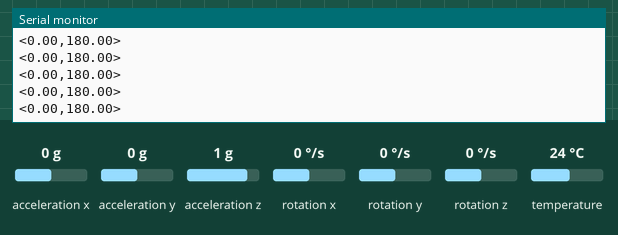
Recording of a sketch running on a simulated Arduino Uno, built with avr-gcc and run on an emulated ATmega328P. On the bench: the last lines printed to the serial monitor. Inputs (shaded band) come from the test bench; at power-on: acceleration x 0 g, acceleration y 0 g, acceleration z 1 g, rotation x 0 °/s, rotation y 0 °/s, rotation z 0 °/s, temperature 24 °C.

Above: at 1.2 s.
1.3 s: acceleration x set to -1.4 g
At 2.3 s:
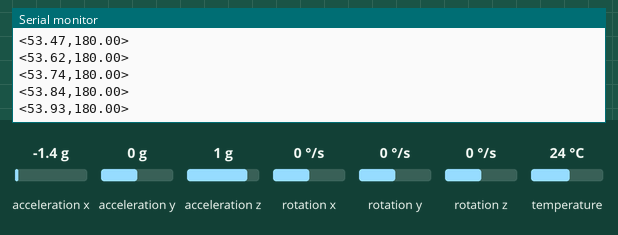
2.8 s: acceleration y set to -1.4 g
At 3.5 s:
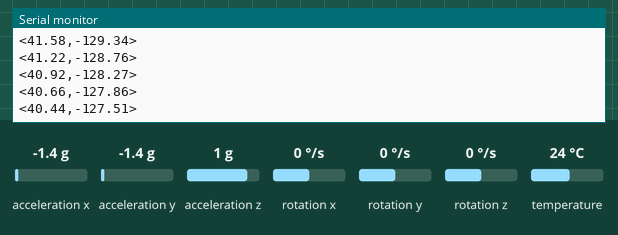
4.3 s: acceleration z set to -1.4 g
At 4.9 s:
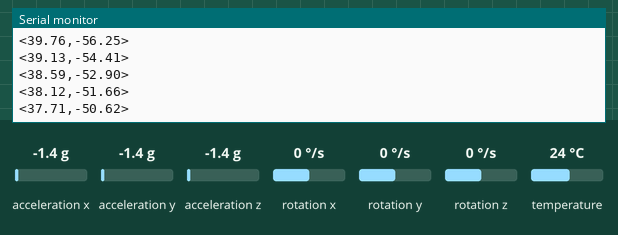
Timing chart, 0 to 7.3 s (numbered marks = the images above; inputs shaded):
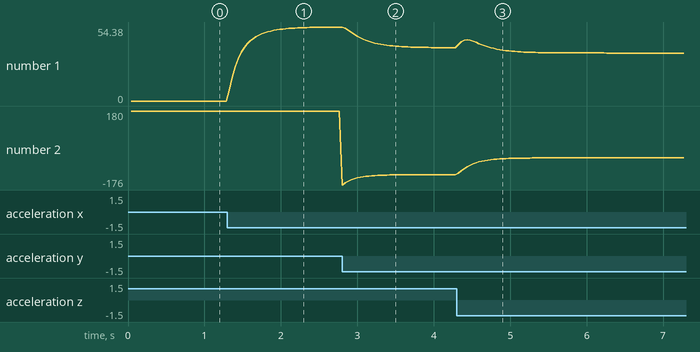

Measured:
- after the input at 1.3 s, the serial monitor: prints a new line at once (image 1)
- after the input at 2.8 s, the serial monitor: prints a new line at once (image 2)
- plotted number 1: 0 → 54.38 after the input at 1.3 s, 54.38 → 39.19 after the input at 2.8 s
- plotted number 2: 180 → -125.61 after the input at 2.8 s

The sketch:

TiltSensingV4.ino
```cpp
#include <Adafruit_MPU6050.h>
#include <Adafruit_Sensor.h>
#include <Wire.h>
#include <math.h>

Adafruit_MPU6050 mpu;

//Filter variables
float filteredX = 0;
float filteredY = 0;
float filteredZ = 0;
float alpha = 0.05; //Adjust this (0.05 to 0.5) to balance smoothness vs lag

unsigned long lastReportTime = 0;
const unsigned long reportInterval = 33; // 0.033 seconds or about 30fps

void setup() {
  Serial.begin(115200);
  while (!Serial) delay(10); // Wait for serial port to open

  // Initialize the sensor
  if (!mpu.begin()) {
    while (1) { delay(10); } //error in wiring
  }

  //Set filter with a baseline reading
  sensors_event_t a, g, temp;
  mpu.getEvent(&a, &g, &temp);
  filteredX = a.acceleration.x;
  filteredY = a.acceleration.y;
  filteredZ = a.acceleration.z;
}

void loop() {
  sensors_event_t a, g, temp;
  mpu.getEvent(&a, &g, &temp);

  //Low-Pass Filter formula
  filteredX = (alpha * a.acceleration.x) + ((1.0 - alpha) * filteredX);
  filteredY = (alpha * a.acceleration.y) + ((1.0 - alpha) * filteredY);
  filteredZ = (alpha * a.acceleration.z) + ((1.0 - alpha) * filteredZ);

  //calculate tilt angle
  float roll = atan2(filteredY, -filteredZ) * 180.0 / M_PI;
  float pitch = atan2(-filteredX, sqrt(filteredY * filteredY + filteredZ * filteredZ)) * 180.0 / M_PI;

  //send to output
  if (millis() - lastReportTime >= reportInterval) {

    //send data <Pitch,Roll>
    Serial.print("<");
    Serial.print(pitch, 2);
    Serial.print(",");
    Serial.print(roll, 2);
    Serial.println(">");

    //reset counts
    lastReportTime = millis();
  }

  delay(10); //100 samples per second
}
```
